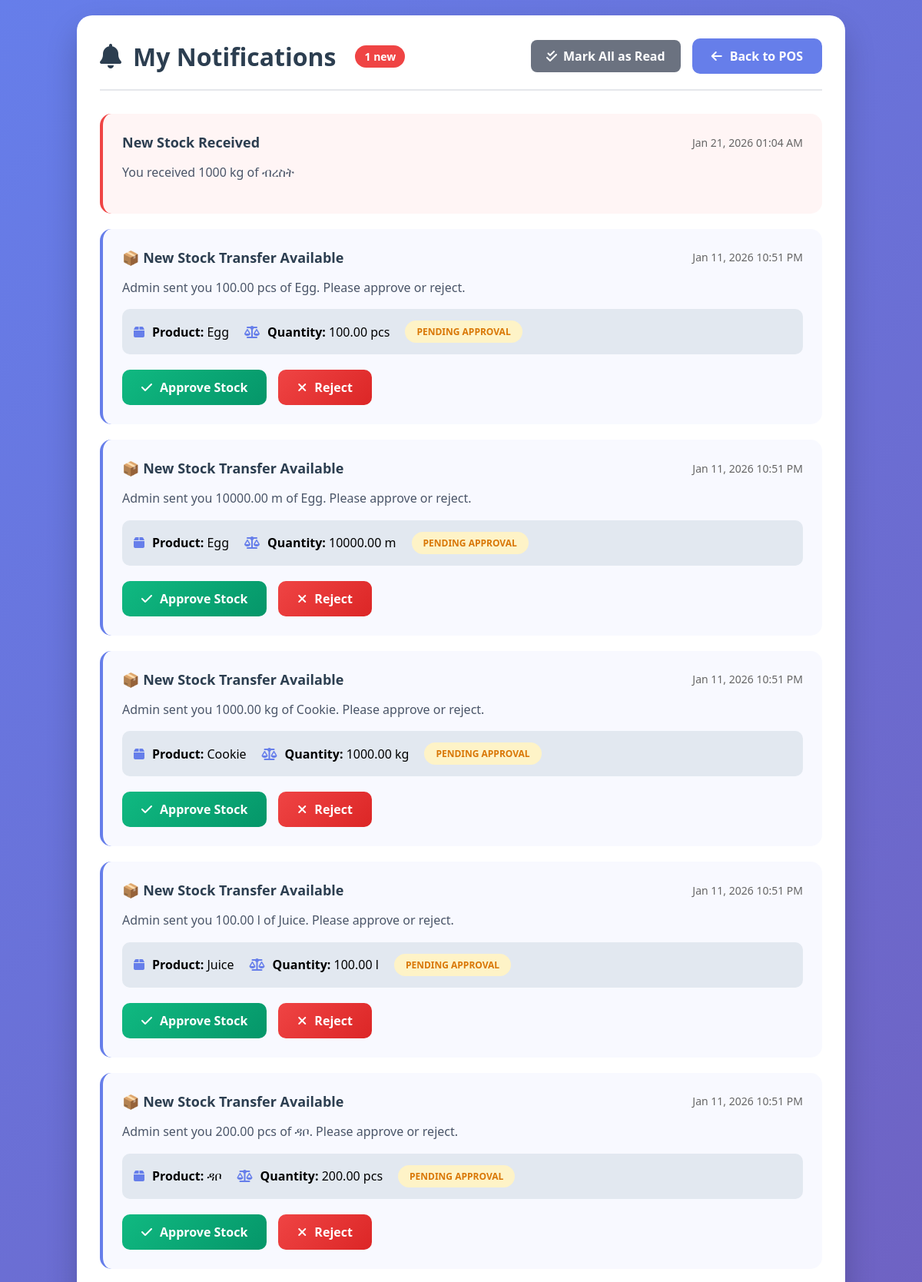
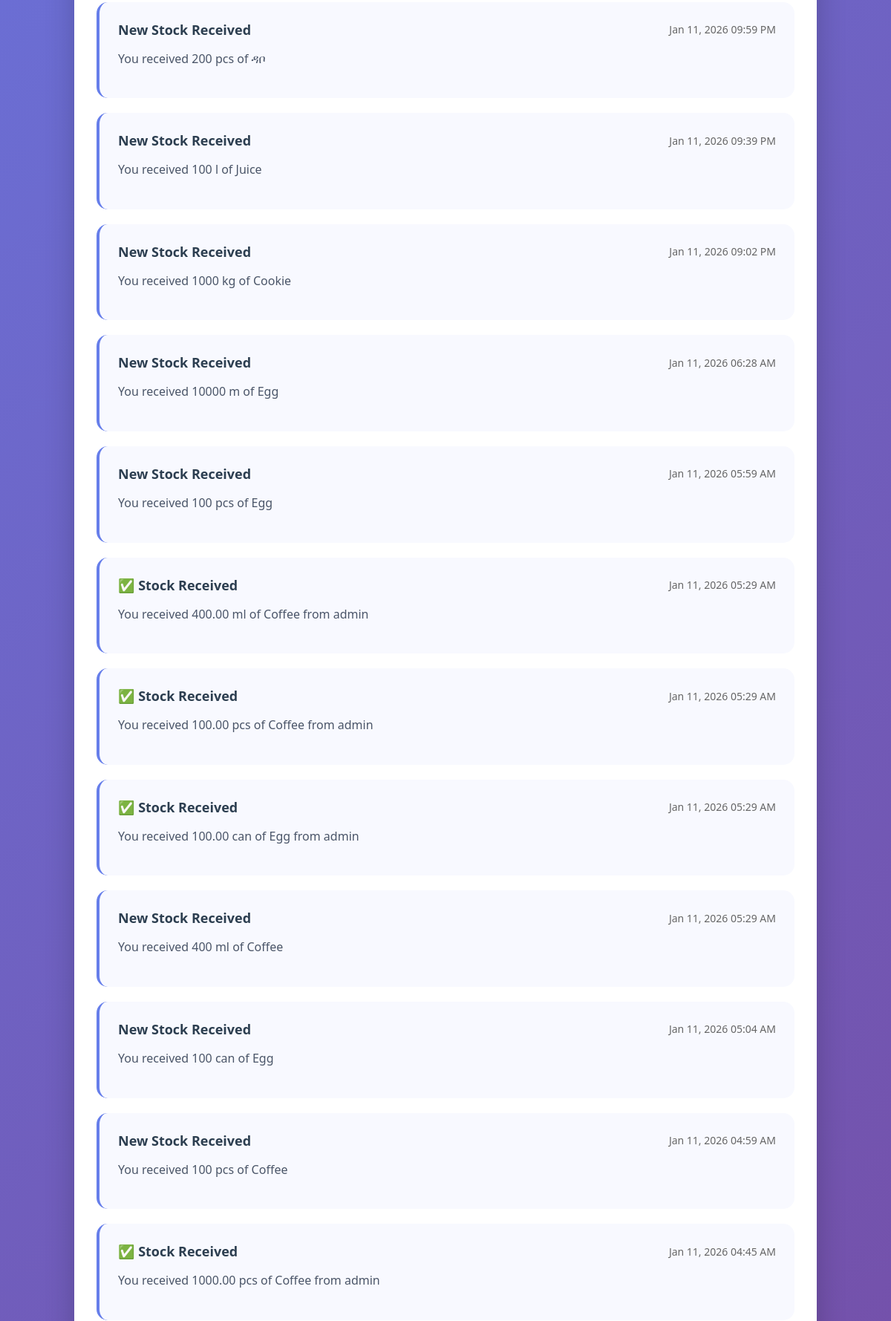
Page /seller_notifications.php (signed in, upper part) on the committed database (2 pictures, top to bottom).
### tables this page shows
CREATE TABLE `notifications` (
  `id` int(11) NOT NULL AUTO_INCREMENT,
  `user_id` int(11) NOT NULL,
  `title` varchar(255) NOT NULL,
  `message` text NOT NULL,
  `type` enum('stock_transfer','system','alert','info') DEFAULT 'info',
  `is_read` tinyint(1) DEFAULT 0,
  `related_id` int(11) DEFAULT NULL,
  `created_at` timestamp NOT NULL DEFAULT current_timestamp(),
  PRIMARY KEY (`id`)
);

CREATE TABLE `stock_transfers` (
  `id` int(11) NOT NULL AUTO_INCREMENT,
  `seller_id` int(11) NOT NULL,
  `product_name` varchar(255) NOT NULL,
  `quantity` decimal(10,2) NOT NULL,
  `unit` varchar(20) DEFAULT 'pcs',
  `transferred_by` varchar(100) DEFAULT NULL,
  `status` varchar(20) DEFAULT 'pending',
  `approved_at` timestamp NULL DEFAULT NULL,
  `notes` text DEFAULT NULL,
  `transferred_at` timestamp NOT NULL DEFAULT current_timestamp(),
  PRIMARY KEY (`id`)
);

### seller_notifications.php (the view, shortened to what this page needs)
<?php
require_once 'config.php';
$seller_id = $_SESSION['user_id'];
$notifications_query = mysqli_query($conn,
    "SELECT n.*, st.product_name, st.quantity, st.unit, st.status as transfer_status
     FROM notifications n
     LEFT JOIN stock_transfers st ON n.related_id = st.id
     WHERE n.user_id = '$seller_id'
     ORDER BY n.created_at DESC"
);
$unread_query = "SELECT COUNT(*) as count FROM notifications WHERE user_id = '$seller_id' AND is_read = 0";
$unread_result = mysqli_query($conn, $unread_query);
$unread_count = mysqli_fetch_assoc($unread_result)['count'] ?? 0;
?>
<!DOCTYPE html>
<html>
<head>
    <link rel="stylesheet" href="https://cdnjs.cloudflare.com/ajax/libs/font-awesome/6.4.0/css/all.min.css">
</head>
<body>
    <div class="container">
        <div class="header">
            <h1><i class="fas fa-bell"></i> My Notifications
                <?php if($unread_count > 0): ?>
                <span class="notification-badge"><?php echo $unread_count; ?> new</span>
                <?php endif; ?>
            </h1>
            <div class="header-actions">
                <?php if($unread_count > 0): ?>
                <a href="?mark_all_read=1" class="mark-all-btn">
                    <i class="fas fa-check-double"></i> Mark All as Read
                </a>
                <?php endif; ?>
                <a href="seller_pos.php" class="back-btn">
                    <i class="fas fa-arrow-left"></i> Back to POS
                </a>
            </div>
        </div>
        <?php if(mysqli_num_rows($notifications_query) > 0): ?>
            <?php while($notification = mysqli_fetch_assoc($notifications_query)): ?>
            <div class="notification-item <?php echo $notification['is_read'] ? '' : 'unread'; ?>">
                <div class="notification-header">
                    <div class="notification-title"><?php echo htmlspecialchars($notification['title']); ?></div>
                    <div class="notification-time">
                        <?php echo date('M d, Y h:i A', strtotime($notification['created_at'])); ?>
                    </div>
                </div>
                <div class="notification-message">
                    <?php echo htmlspecialchars($notification['message']); ?>
                </div>
                <?php if($notification['type'] == 'stock_transfer'): ?>
                    <?php if($notification['transfer_status'] == 'pending'): ?>
                    <div class="stock-info">
                        <div class="stock-item">
                            <i class="fas fa-box"></i>
                            <span><strong>Product:</strong> <?php echo htmlspecialchars($notification['product_name']); ?></span>
                        </div>
                        <div class="stock-item">
                            <i class="fas fa-balance-scale"></i>
                            <span><strong>Quantity:</strong> <?php echo $notification['quantity']; ?> <?php echo $notification['unit']; ?></span>
                        </div>
                        <div class="stock-item">
                            <span class="status-badge pending">Pending Approval</span>
                        </div>
                    </div>
                    <div class="action-buttons">
                        <a href="?action=approve&transfer_id=<?php echo $notification['related_id']; ?>"
                           class="btn btn-approve"
                           onclick="return confirm('Approve this stock transfer?\n\n<?php echo $notification['quantity']; ?> <?php echo $notification['unit']; ?> of <?php echo htmlspecialchars($notification['product_name']); ?> will be added to your inventory.')">
                            <i class="fas fa-check"></i> Approve Stock
                        </a>
                        <a href="?action=reject&transfer_id=<?php echo $notification['related_id']; ?>"
                           class="btn btn-reject"
                           onclick="return confirm('Reject this stock transfer?\n\nThis stock will be returned to admin.')">
                            <i class="fas fa-times"></i> Reject
                        </a>
                    </div>
                    <?php elseif($notification['transfer_status'] == 'rejected'): ?>
                    <div class="stock-info">
                        <span class="status-badge rejected">Rejected ✗</span>
                    </div>
                    <?php endif; ?>
                <?php endif; ?>
            </div>
            <?php endwhile; ?>
        <?php endif; ?>
    </div>
</body>
</html>

### seller_notifications.php (style rules this page uses)
* { margin: 0; padding: 0; box-sizing: border-box; font-family: 'Segoe UI', sans-serif; }
body { background: linear-gradient(135deg, #667eea 0%, #764ba2 100%); min-height: 100vh; padding: 20px; }
.container { max-width: 1000px; margin: 0 auto; background: white; border-radius: 20px; padding: 30px; box-shadow: 0 20px 40px rgba(0,0,0,0.2); }
.header { display: flex; justify-content: space-between; align-items: center; margin-bottom: 30px; padding-bottom: 20px; border-bottom: 2px solid #e5e7eb; }
.header h1 { color: #2c3e50; font-size: 32px; display: flex; align-items: center; gap: 15px; }
.notification-badge { background: #ef4444; color: white; font-size: 14px; font-weight: bold; padding: 5px 12px; border-radius: 20px; margin-left: 10px; }
.back-btn { padding: 12px 25px; background: #667eea; color: white; text-decoration: none; border-radius: 10px; font-weight: 600; display: flex; align-items: center; gap: 10px; transition: all 0.3s; }
.notification-item { background: #f8f9ff; border-radius: 15px; padding: 25px; margin-bottom: 20px; border-left: 4px solid #667eea; transition: all 0.3s; }
.notification-item.unread { border-left: 4px solid #ef4444; background: #fff5f5; }
.notification-header { display: flex; justify-content: space-between; align-items: center; margin-bottom: 15px; }
.notification-title { font-size: 18px; font-weight: 700; color: #2c3e50; }
.notification-time { color: #666; font-size: 14px; }
.notification-message { color: #4a5568; line-height: 1.6; margin-bottom: 15px; }
.stock-info { background: #e2e8f0; padding: 15px; border-radius: 10px; margin: 15px 0; display: flex; align-items: center; gap: 20px; }
.stock-item { display: flex; align-items: center; gap: 10px; }
.stock-item i { color: #667eea; }
.action-buttons { display: flex; gap: 15px; margin-top: 20px; }
.btn { padding: 12px 25px; border-radius: 10px; border: none; font-weight: 600; cursor: pointer; display: flex; align-items: center; gap: 10px; transition: all 0.3s; text-decoration: none; }
.btn-approve { background: linear-gradient(135deg, #10b981, #059669); color: white; }
.btn-reject { background: linear-gradient(135deg, #ef4444, #dc2626); color: white; }
.status-badge { padding: 6px 15px; border-radius: 20px; font-size: 12px; font-weight: 700; text-transform: uppercase; }
.pending { background: #fef3c7; color: #d97706; }
.header-actions { display: flex; gap: 15px; align-items: center; }
.mark-all-btn { background: #6b7280; color: white; padding: 10px 20px; border-radius: 8px; text-decoration: none; display: flex; align-items: center; gap: 8px; font-weight: 600; }

### rows in the picture
notifications: title "New Stock Received", created_at "Jan 21, 2026 01:04 AM", message "You received 1000 kg of ብረስት"
notifications: title "📦 New Stock Transfer Available", created_at "Jan 11, 2026 10:51 PM", message "Admin sent you 100.00 pcs of Egg. Please approve or reject.", stock_transfers.product_name "Egg", stock_transfers.quantity "100.00", stock_transfers.unit "pcs"
notifications: title "📦 New Stock Transfer Available", created_at "Jan 11, 2026 10:51 PM", message "Admin sent you 10000.00 m of Egg. Please approve or reject.", stock_transfers.product_name "Egg", stock_transfers.quantity "10000.00", stock_transfers.unit "m"
notifications: title "📦 New Stock Transfer Available", created_at "Jan 11, 2026 10:51 PM", message "Admin sent you 1000.00 kg of Cookie. Please approve or reject.", stock_transfers.product_name "Cookie", stock_transfers.quantity "1000.00", stock_transfers.unit "kg"
notifications: title "📦 New Stock Transfer Available", created_at "Jan 11, 2026 10:51 PM", message "Admin sent you 100.00 l of Juice. Please approve or reject.", stock_transfers.product_name "Juice", stock_transfers.quantity "100.00", stock_transfers.unit "l"
notifications: title "📦 New Stock Transfer Available", created_at "Jan 11, 2026 10:51 PM", message "Admin sent you 200.00 pcs of ዳቦ. Please approve or reject.", stock_transfers.product_name "ዳቦ", stock_transfers.quantity "200.00", stock_transfers.unit "pcs"
notifications: title "New Stock Received", created_at "Jan 11, 2026 09:59 PM", message "You received 200 pcs of ዳቦ"
notifications: title "New Stock Received", created_at "Jan 11, 2026 09:39 PM", message "You received 100 l of Juice"
notifications: title "New Stock Received", created_at "Jan 11, 2026 09:02 PM", message "You received 1000 kg of Cookie"
notifications: title "New Stock Received", created_at "Jan 11, 2026 06:28 AM", message "You received 10000 m of Egg"
notifications: title "New Stock Received", created_at "Jan 11, 2026 05:59 AM", message "You received 100 pcs of Egg"
notifications: title "✅ Stock Received", created_at "Jan 11, 2026 05:29 AM", message "You received 400.00 ml of Coffee from admin"
notifications: title "✅ Stock Received", created_at "Jan 11, 2026 05:29 AM", message "You received 100.00 pcs of Coffee from admin"
notifications: title "✅ Stock Received", created_at "Jan 11, 2026 05:29 AM", message "You received 100.00 can of Egg from admin"
notifications: title "New Stock Received", created_at "Jan 11, 2026 05:29 AM", message "You received 400 ml of Coffee"
notifications: title "New Stock Received", created_at "Jan 11, 2026 05:04 AM", message "You received 100 can of Egg"
notifications: title "New Stock Received", created_at "Jan 11, 2026 04:59 AM", message "You received 100 pcs of Coffee"
notifications: title "✅ Stock Received", created_at "Jan 11, 2026 04:45 AM", message "You received 1000.00 pcs of Coffee from admin"

### other values in the picture
$unread_count "1"
